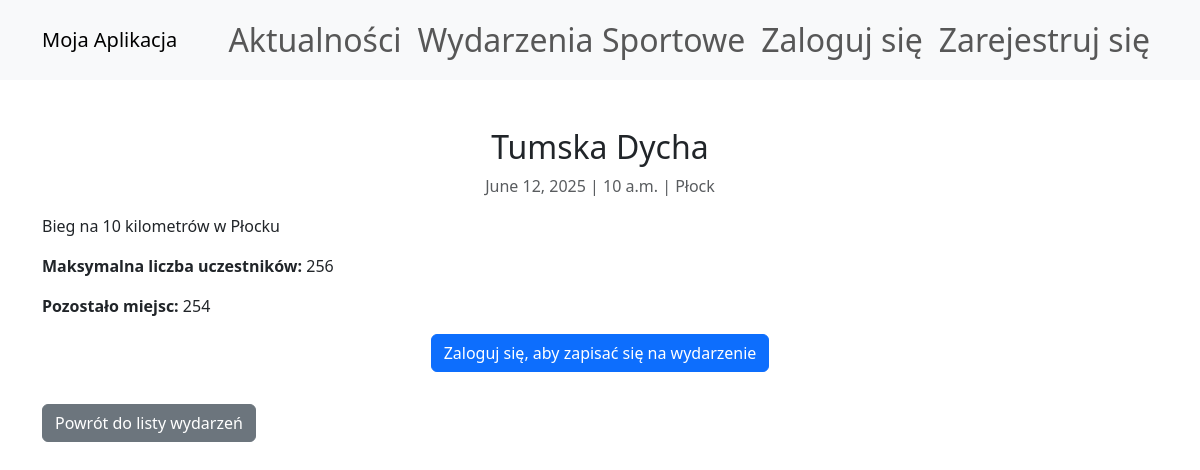
The app's page /events/1/ with its own data.
### events/models.py (models this page shows, shortened)
class Event(models.Model):
    title = models.CharField(max_length=200)
    description = models.TextField()
    date = models.DateField()
    time = models.TimeField()
    location = models.CharField(max_length=255)
    max_participants = models.IntegerField()
    def available_spots(self):
        return self.max_participants - self.registrations.count()

### events/views.py (the view)
# urls.py: path('events/<int:event_id>/', views.event_detail, name='event_detail'),
def event_detail(request, event_id):
    event = get_object_or_404(Event, id=event_id)
    already_registered = EventRegistration.objects.filter(user=request.user, event=event).exists() if request.user.is_authenticated else False
    return render(request, 'events/event_detail.html', {'event': event, 'already_registered': already_registered})

### events/templates/events/event_detail.html (shortened to what this page needs)
<!DOCTYPE html>
<html lang="pl">
<head>
    <link href="https://cdn.jsdelivr.net/npm/bootstrap@5.3.0/dist/css/bootstrap.min.css" rel="stylesheet">
</head>
<body>
<nav class="navbar navbar-expand-lg navbar-light bg-light">
    <div class="container">
        <a class="navbar-brand" href="/">Moja Aplikacja</a>
        <div class="collapse navbar-collapse" id="navbarNav">
            <ul class="navbar-nav ms-auto">
                <li class="nav-item">
                    <a class="nav-link" href="#">Aktualności</a>
                </li>
                <li class="nav-item">
                    <a class="nav-link" href="{% url 'event_list' %}">Wydarzenia Sportowe</a>
                </li>
                {% if user.is_authenticated %}
                    <li class="nav-item dropdown">
                        <a class="nav-link dropdown-toggle" href="#" id="userDropdown" role="button" data-bs-toggle="dropdown" aria-expanded="false">
                            Witaj, {{ user.first_name }}!
                        </a>
                        <ul class="dropdown-menu dropdown-menu-end" aria-labelledby="userDropdown">
                            <li><a class="dropdown-item" href="{% url 'profile' %}">Profil</a></li>
                            <li><a class="dropdown-item" href="{% url 'my_events' %}">Moje wydarzenia</a></li>
                            <li>
                                <form method="post" action="{% url 'logout' %}">
                                    {% csrf_token %}
                                    <button type="submit" class="dropdown-item">Wyloguj się</button>
                                </form>
                            </li>
                        </ul>
                    </li>
                {% else %}
                    <li class="nav-item">
                        <a class="nav-link" href="{% url 'login' %}">Zaloguj się</a>
                    </li>
                    <li class="nav-item">
                        <a class="nav-link" href="{% url 'register' %}">Zarejestruj się</a>
                    </li>
                {% endif %}
            </ul>
        </div>
    </div>
</nav>
    <div class="container mt-5">
        <h2 class="text-center">{{ event.title }}</h2>
        <p class="text-muted text-center">{{ event.date }} | {{ event.time }} | {{ event.location }}</p>
        <p>{{ event.description }}</p>
        <p><strong>Maksymalna liczba uczestników:</strong> {{ event.max_participants }}</p>
        <p><strong>Pozostało miejsc:</strong> {{ event.available_spots }}</p>
        {% if user.is_authenticated %}
            {% if already_registered %}
                <div class="alert alert-info text-center">Już jesteś zapisany na to wydarzenie.</div>
            {% elif event.available_spots > 0 %}
                <form method="post" action="{% url 'event_register' event.id %}">
                    {% csrf_token %}
                    <button type="submit" class="btn btn-success w-100">Zapisz się na wydarzenie</button>
                </form>
            {% else %}
                <div class="alert alert-danger text-center">Brak wolnych miejsc.</div>
            {% endif %}
        {% else %}
            <p class="text-center">
                <a href="{% url 'login' %}" class="btn btn-primary">Zaloguj się, aby zapisać się na wydarzenie</a>
            </p>
        {% endif %}
        <a href="{% url 'event_list' %}" class="btn btn-secondary mt-3">Powrót do listy wydarzeń</a>
    </div>
</body>
</html>

### events/templates/events/event_detail.html (style rules this page uses)
.navbar-nav .nav-link { font-size: 2rem; }

### records on screen
Event: title "Tumska Dycha", date "June 12, 2025", time "10 a.m.", location "Płock", description "Bieg na 10 kilometrów w Płocku", max_participants "256", available_spots "254"
